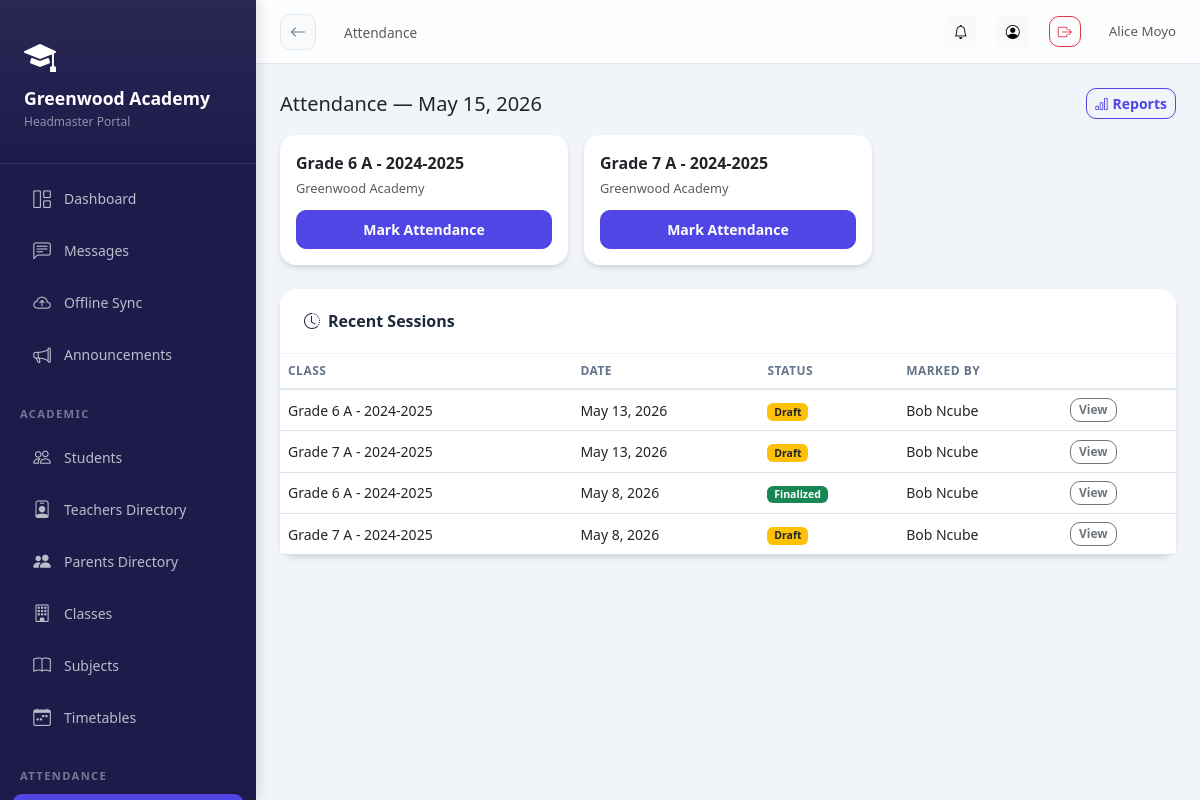
Page /attendance/ (signed in) on the committed database.
### schools/models.py (models this page shows, shortened)
class School(models.Model):
    STATUS_CHOICES = [
        ('pending', 'Pending Approval'),
        ('active', 'Active'),
        ('suspended', 'Suspended'),
        ('rejected', 'Rejected'),
    ]
    name = models.CharField(max_length=200)
    subdomain = models.CharField(max_length=50, unique=True, db_index=True)
    email = models.EmailField()
    phone = models.CharField(max_length=20, blank=True)
    address = models.TextField(blank=True)
    logo = models.ImageField(upload_to='school_logos/', blank=True, null=True)
    theme_color = models.CharField(max_length=7, default='#4F46E5', help_text='Hex color code')
    motto = models.CharField(max_length=200, blank=True)
    status = models.CharField(max_length=20, choices=STATUS_CHOICES, default='pending')
    is_demo = models.BooleanField(default=False)
    created_at = models.DateTimeField(auto_now_add=True)
    updated_at = models.DateTimeField(auto_now=True)
    is_deleted = models.BooleanField(default=False)
    parent_registration_enabled = models.BooleanField(default=True)
    registration_token = models.CharField(max_length=100, unique=True, blank=True, null=True)
    subscription_active = models.BooleanField(default=False)
    subscription_expires = models.DateTimeField(null=True, blank=True)
    GRADING_SYSTEM_CHOICES = [
        ('system', 'System Grading (Default: 30% CA, 70% Exam)'),
        ('custom_weights', 'Custom CA/Exam Weights'),
        ('multiple_components', 'Multiple Assessment Components'),
        ('subject_specific', 'Subject-Specific Grading'),
    ]
    grading_system = models.CharField(
        max_length=30,
        choices=GRADING_SYSTEM_CHOICES,
        default='system',
        help_text='Choose the grading system for your school'
    )
    ca_weight = models.FloatField(
        default=30.0,
        help_text='Weight percentage for Continuous Assessment (CA)',
        validators=[MinValueValidator(0), MaxValueValidator(100)]
    )
    exam_weight = models.FloatField(
        default=70.0,
        help_text='Weight percentage for Exam',
        validators=[MinValueValidator(0), MaxValueValidator(100)]
    )
    class Meta:
        ordering = ['-created_at']

class SchoolUser(SyncBaseModel):
    ROLE_CHOICES = [
        ('headmaster', 'Headmaster'),
        ('admin', 'School Admin'),
        ('teacher', 'Teacher'),
        ('student', 'Student'),
        ('parent', 'Parent'),
    ]
    user = models.ForeignKey(User, on_delete=models.CASCADE, related_name='school_memberships')
    school = models.ForeignKey(School, on_delete=models.CASCADE, related_name='members', db_index=True)
    role = models.CharField(max_length=20, choices=ROLE_CHOICES, db_index=True)
    is_active = models.BooleanField(default=True, db_index=True)
    signature = models.ImageField(upload_to='signatures/', blank=True, null=True)
    class Meta:
        unique_together = ['user', 'school']

### academics/models.py (models this page shows, shortened)
class ClassSection(SyncBaseModel):
    school = models.ForeignKey(School, on_delete=models.CASCADE, related_name='class_sections')
    class_level = models.ForeignKey(ClassLevel, on_delete=models.CASCADE, related_name='sections')
    section_name = models.CharField(max_length=20)  # e.g., "A", "B", "Science"
    class_teacher = models.ForeignKey(
        SchoolUser,
        on_delete=models.SET_NULL,
        null=True,
        blank=True,
        limit_choices_to={'role': 'teacher'},
        related_name='homeroom_classes'
    )
    academic_year = models.ForeignKey(AcademicYear, on_delete=models.CASCADE, related_name='sections')
    objects = TenantManager()
    all_objects = models.Manager()
    class Meta:
        unique_together = ['class_level', 'section_name', 'academic_year']
        ordering = ['class_level__order', 'section_name']
    def __str__(self):
        return f"{self.class_level.name} {self.section_name} - {self.academic_year.name}"

class ClassLevel(SyncBaseModel):
    school = models.ForeignKey(School, on_delete=models.CASCADE, related_name='class_levels')
    name = models.CharField(max_length=50)  # e.g., "Grade 1", "Class 5"
    order = models.IntegerField(default=0)
    objects = TenantManager()
    all_objects = models.Manager()
    class Meta:
        ordering = ['order', 'name']

class AcademicYear(SyncBaseModel):
    school = models.ForeignKey(School, on_delete=models.CASCADE, related_name='academic_years')
    name = models.CharField(max_length=50)  # e.g., "2024-2025"
    start_date = models.DateField()
    end_date = models.DateField()
    is_current = models.BooleanField(default=False)
    objects = TenantManager()
    all_objects = models.Manager()
    class Meta:
        ordering = ['-start_date']

### attendance/models.py (models this page shows, shortened)
class AttendanceSession(SyncBaseModel):
    school = models.ForeignKey(School, on_delete=models.CASCADE, related_name='attendance_sessions')
    class_section = models.ForeignKey(ClassSection, on_delete=models.CASCADE, related_name='attendance_sessions')
    date = models.DateField(default=timezone.now)
    marked_by = models.ForeignKey(SchoolUser, on_delete=models.SET_NULL, null=True, related_name='attendance_sessions')
    is_finalized = models.BooleanField(default=False)
    objects = TenantManager()
    all_objects = models.Manager()
    class Meta:
        unique_together = ['class_section', 'date']
        ordering = ['-date']

### attendance/views.py (the view)
# urls.py: path('', views.attendance_home, name='home'),
@login_required
def attendance_home(request):
    school = request.school
    school_user = SchoolUser.objects.filter(user=request.user, school=school).first()
    today = date.today()
    if school_user and school_user.role == 'teacher':
        classes = ClassSection.objects.filter(
            school=school,
            teacher_subjects__teacher=school_user
        ).distinct()
    else:
        classes = ClassSection.objects.filter(school=school)
    today_sessions = AttendanceSession.objects.filter(
        school=school, date=today
    ).select_related('class_section', 'marked_by__user')
    recent_sessions = AttendanceSession.objects.filter(
        school=school,
        date__gte=today - timedelta(days=7)
    ).select_related('class_section').order_by('-date')[:20]
    context = {
        'classes': classes,
        'today_sessions': today_sessions,
        'recent_sessions': recent_sessions,
        'today': today,
    }
    return render(request, 'attendance/attendance_home.html', context)

### core/models.py (called while the page is built)
    def get_queryset(self):
        queryset = super().get_queryset()
        school = get_current_school()
        if school:
            return queryset.filter(school=school)
        return queryset

### schools/context_processors.py (called while the page is built)
def school_context(request):
    school = getattr(request, 'school', None)
    school_role = ''
    if school and request.user.is_authenticated:
        try:
            su = SchoolUser.objects.get(user=request.user, school=school, is_active=True)
            school_role = su.role
        except SchoolUser.DoesNotExist:
            pass
    return {
        'current_school': school,
        'school_role': school_role,
    }

### templates/attendance/attendance_home.html (shortened to what this page needs)
{% extends "base_dashboard.html" %}
{% block page_title %}Attendance{% endblock %}
{% block content %}
<div class="d-flex justify-content-between align-items-center mb-3">
  <h5 class="mb-0">Attendance — {{ today }}</h5>
  <a href="{% url 'attendance:report' %}" class="btn btn-sm btn-outline-primary"><i class="bi bi-bar-chart me-1"></i>Reports</a>
</div>
<div class="row g-3 mb-4">
  {% for cs in classes %}
  <div class="col-md-4">
    <div class="card h-100">
      <div class="card-body">
        <div class="fw-semibold mb-1">{{ cs }}</div>
        <div class="text-muted mb-2" style="font-size:.8rem;">{{ cs.school.name }}</div>
        {% if school_role in 'headmaster,teacher' %}
        <a href="{% url 'attendance:mark' cs.id %}" class="btn btn-sm btn-primary w-100 mt-1">Mark Attendance</a>
        {% endif %}
      </div>
    </div>
  </div>
  {% empty %}
  <div class="col-12"><div class="alert alert-info">No classes found. Set up classes first.</div></div>
  {% endfor %}
</div>
{% if recent_sessions %}
<div class="card">
  <div class="card-header"><i class="bi bi-clock-history me-2"></i>Recent Sessions</div>
  <div class="card-body p-0">
    <table class="table table-hover mb-0">
      <thead><tr><th>Class</th><th>Date</th><th>Status</th><th>Marked By</th><th></th></tr></thead>
      <tbody>
        {% for s in recent_sessions %}
        <tr>
          <td>{{ s.class_section }}</td>
          <td>{{ s.date }}</td>
          <td>{% if s.is_finalized %}<span class="badge bg-success">Finalized</span>{% else %}<span class="badge bg-warning text-dark">Draft</span>{% endif %}</td>
          <td>{{ s.marked_by.user.get_full_name|default:"-" }}</td>
          <td><a href="{% url 'attendance:session_detail' s.id %}" class="btn btn-xs btn-outline-secondary" style="font-size:.75rem;padding:2px 8px;">View</a></td>
        </tr>
        {% endfor %}
      </tbody>
    </table>
  </div>
</div>
{% endif %}
{% endblock %}

### templates/base_dashboard.html (shortened to what this page needs)
<!DOCTYPE html>
<html lang="en">
<head>
<link rel="stylesheet" href="https://cdn.jsdelivr.net/npm/bootstrap@5.3.0/dist/css/bootstrap.min.css">
<link rel="stylesheet" href="https://cdn.jsdelivr.net/npm/bootstrap-icons@1.11.0/font/bootstrap-icons.css">
<link href="https://cdn.jsdelivr.net/npm/tom-select@2.2.2/dist/css/tom-select.bootstrap5.css" rel="stylesheet">
</head>
<body>
<div class="sidebar" id="sidebar">
  <div class="sidebar-brand">
    {% if current_school.logo %}
      <img src="{{ current_school.logo.url }}" alt="{{ current_school.name }}" class="rounded">
  {% else %}
    <i class="bi bi-mortarboard-fill text-white mb-2 d-block" style="font-size: 2rem;"></i>
  {% endif %}
  <h5>{{ current_school.name|default:"AcademiaLink" }}</h5>
  <small>{{ school_role|title }} Portal</small>
  </div>
  <nav class="py-2">
    <a href="{% url 'analytics:dashboard' %}" class="nav-link {% if request.path == '/analytics/dashboard/' %}active{% endif %}">
      <i class="bi bi-grid-1x2"></i> Dashboard
    </a>
    <a href="{% url 'messaging:list' %}" class="nav-link {% if 'messages' in request.path %}active{% endif %}">
      <i class="bi bi-chat-left-text"></i> Messages
    </a>
    <a href="{% url 'offline_sync' %}" class="nav-link {% if request.resolver_match.url_name == 'offline_sync' %}active{% endif %}">
      <i class="bi bi-cloud-arrow-up"></i>
      <span>Offline Sync</span>
    </a>
    <a href="{% url 'notifications:announcements' %}" class="nav-link {% if 'announcements' in request.path %}active{% endif %}">
      <i class="bi bi-megaphone"></i> Announcements
    </a>
    {% if school_role in 'headmaster,teacher' %}
    <div class="nav-section">Academic</div>
    <a href="{% url 'academics:student_list' %}" class="nav-link {% if 'students' in request.path %}active{% endif %}">
      <i class="bi bi-people"></i> Students
    </a>
    {% if school_role in 'headmaster,teacher,admin' %}
    <a href="{% url 'academics:teacher_list' %}" class="nav-link {% if 'teachers' in request.path %}active{% endif %}">
      <i class="bi bi-person-badge"></i> Teachers Directory
    </a>
    <a href="{% url 'academics:parent_list' %}" class="nav-link {% if 'parents' in request.path %}active{% endif %}">
      <i class="bi bi-people-fill"></i> Parents Directory
    </a>
    {% endif %}
    <a href="{% url 'academics:class_section_list' %}" class="nav-link {% if 'sections' in request.path %}active{% endif %}">
      <i class="bi bi-building"></i> Classes
    </a>
    <a href="{% url 'academics:subject_list' %}" class="nav-link {% if 'subjects' in request.path %}active{% endif %}">
      <i class="bi bi-book"></i> Subjects
    </a>
    {% if school_role in 'headmaster,teacher,admin' %}
    <a href="{% url 'timetable:dashboard' %}" class="nav-link {% if 'timetable' in request.path %}active{% endif %}">
      <i class="bi bi-calendar-week"></i> Timetables
    </a>
    {% endif %}
    <div class="nav-section">Attendance</div>
    <a href="{% url 'attendance:home' %}" class="nav-link {% if 'attendance' in request.path %}active{% endif %}">
    </a>
    {% endif %}
  </nav>
</div>
<div class="main-content">
  <div class="topbar">
    <div class="topbar-left">
      <a href="javascript:history.back()" class="btn-back d-none d-md-flex" id="global-back-btn" title="Go Back">
        <i class="bi bi-arrow-left"></i>
      </a>
      <nav aria-label="breadcrumb" class="d-none d-md-block">
        <span class="text-muted" style="font-size:.85rem;">{% block page_title %}{% endblock %}</span>
      </nav>
    </div>
    <div class="topbar-right">
        <a href="{% url 'notifications:list' %}" class="btn btn-sm btn-light position-relative" title="Notifications">
        <i class="bi bi-bell"></i>
      </a>
      <a href="{% url 'accounts:profile' %}" class="btn btn-sm btn-light" title="Profile">
        <i class="bi bi-person-circle"></i>
      </a>
      <a href="{% url 'accounts:logout' %}" class="btn btn-sm btn-outline-danger" title="Logout">
        <i class="bi bi-box-arrow-right"></i>
      </a>
      <span class="text-muted d-none d-md-inline-block ms-2" style="font-size:.83rem;">
        {{ user.get_full_name|default:user.username }}
      </span>
    </div>
  </div>
  <div class="page-content">
    {% block content %}{% endblock %}
  </div>
</div>
</body>
</html>

### rows in the picture
School: name "Greenwood Academy"
SchoolUser: role "Headmaster"
ClassSection: class_level+section_name+academic_year "Grade 6 A - 2024-2025", school.name "Greenwood Academy"
ClassSection: class_level+section_name+academic_year "Grade 7 A - 2024-2025", school.name "Greenwood Academy"
AttendanceSession: class_section "Grade 6 A - 2024-2025", date "May 13, 2026", is_finalized "Draft", marked_by.user.get_full_name "Bob Ncube"
AttendanceSession: class_section "Grade 7 A - 2024-2025", date "May 13, 2026", is_finalized "Draft", marked_by.user.get_full_name "Bob Ncube"
AttendanceSession: class_section "Grade 6 A - 2024-2025", date "May 8, 2026", is_finalized "Finalized", marked_by.user.get_full_name "Bob Ncube"
AttendanceSession: class_section "Grade 7 A - 2024-2025", date "May 8, 2026", is_finalized "Draft", marked_by.user.get_full_name "Bob Ncube"

### other values in the picture
{{ user.get_full_name|default:user.username }} "Alice Moyo"
